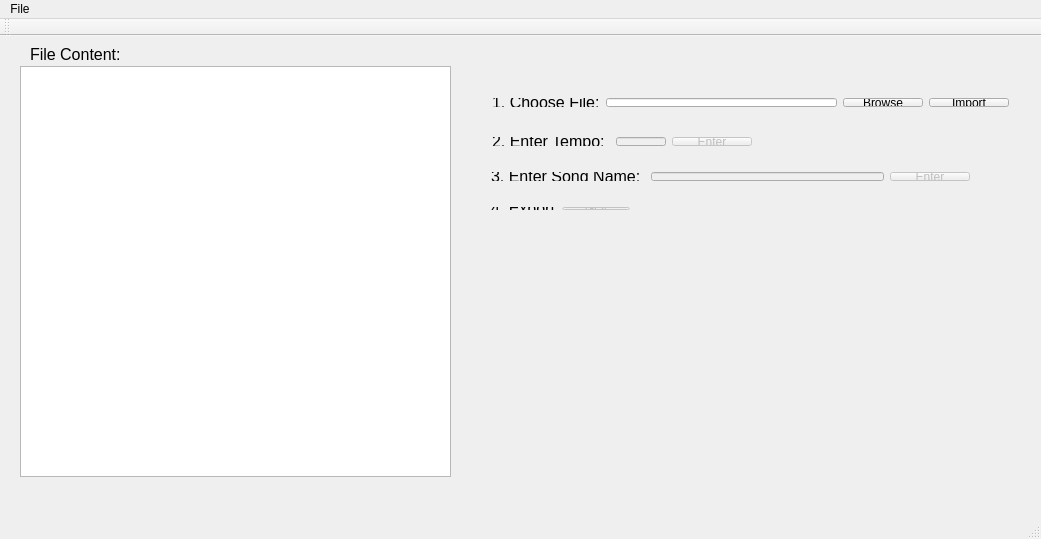
<?xml version="1.0" encoding="UTF-8"?>
<ui version="4.0">
 <class>MainWindow</class>
 <widget class="QMainWindow" name="MainWindow">
  <property name="geometry">
   <rect>
    <x>0</x>
    <y>0</y>
    <width>1041</width>
    <height>539</height>
   </rect>
  </property>
  <property name="windowTitle">
   <string>MainWindow</string>
  </property>
  <widget class="QWidget" name="centralWidget">
   <widget class="QTextBrowser" name="textBrowser">
    <property name="geometry">
     <rect>
      <x>20</x>
      <y>30</y>
      <width>431</width>
      <height>411</height>
     </rect>
    </property>
   </widget>
   <widget class="QLabel" name="label_4">
    <property name="geometry">
     <rect>
      <x>30</x>
      <y>10</y>
      <width>101</width>
      <height>16</height>
     </rect>
    </property>
    <property name="font">
     <font>
      <pointsize>12</pointsize>
     </font>
    </property>
    <property name="text">
     <string>File Content:</string>
    </property>
   </widget>
   <widget class="QWidget" name="layoutWidget">
    <property name="geometry">
     <rect>
      <x>481</x>
      <y>51</y>
      <width>539</width>
      <height>31</height>
     </rect>
    </property>
    <layout class="QHBoxLayout" name="horizontalLayout_3">
     <item>
      <layout class="QHBoxLayout" name="horizontalLayout">
       <item>
        <widget class="QLabel" name="label">
         <property name="font">
          <font>
           <pointsize>12</pointsize>
          </font>
         </property>
         <property name="text">
          <string>&lt;html&gt;&lt;head/&gt;&lt;body&gt;&lt;p&gt;1. Choose File: &lt;/p&gt;&lt;/body&gt;&lt;/html&gt;</string>
         </property>
        </widget>
       </item>
       <item>
        <widget class="QLineEdit" name="filePathEdit"/>
       </item>
       <item>
        <widget class="QPushButton" name="browseButton">
         <property name="text">
          <string>Browse</string>
         </property>
        </widget>
       </item>
      </layout>
     </item>
     <item>
      <widget class="QPushButton" name="importButton">
       <property name="enabled">
        <bool>true</bool>
       </property>
       <property name="text">
        <string>Import</string>
       </property>
      </widget>
     </item>
    </layout>
   </widget>
   <widget class="QWidget" name="layoutWidget">
    <property name="geometry">
     <rect>
      <x>481</x>
      <y>90</y>
      <width>282</width>
      <height>31</height>
     </rect>
    </property>
    <layout class="QHBoxLayout" name="horizontalLayout_4">
     <item>
      <layout class="QHBoxLayout" name="horizontalLayout_2">
       <item>
        <widget class="QLabel" name="label_2">
         <property name="font">
          <font>
           <pointsize>12</pointsize>
          </font>
         </property>
         <property name="text">
          <string>2. Enter Tempo: </string>
         </property>
        </widget>
       </item>
       <item>
        <widget class="QLineEdit" name="tempoEdit">
         <property name="enabled">
          <bool>false</bool>
         </property>
        </widget>
       </item>
      </layout>
     </item>
     <item>
      <widget class="QPushButton" name="enterButton">
       <property name="enabled">
        <bool>false</bool>
       </property>
       <property name="text">
        <string>Enter</string>
       </property>
      </widget>
     </item>
    </layout>
   </widget>
   <widget class="QWidget" name="layoutWidget">
    <property name="geometry">
     <rect>
      <x>480</x>
      <y>160</y>
      <width>161</width>
      <height>25</height>
     </rect>
    </property>
    <layout class="QHBoxLayout" name="horizontalLayout_5">
     <item>
      <widget class="QLabel" name="label_3">
       <property name="font">
        <font>
         <pointsize>12</pointsize>
        </font>
       </property>
       <property name="text">
        <string>4. Export</string>
       </property>
      </widget>
     </item>
     <item>
      <widget class="QPushButton" name="goButton">
       <property name="enabled">
        <bool>false</bool>
       </property>
       <property name="text">
        <string>GO!</string>
       </property>
      </widget>
     </item>
    </layout>
   </widget>
   <widget class="QWidget" name="layoutWidget">
    <property name="geometry">
     <rect>
      <x>480</x>
      <y>125</y>
      <width>501</width>
      <height>31</height>
     </rect>
    </property>
    <layout class="QHBoxLayout" name="horizontalLayout_7">
     <item>
      <layout class="QHBoxLayout" name="horizontalLayout_6">
       <item>
        <widget class="QLabel" name="label_5">
         <property name="font">
          <font>
           <pointsize>12</pointsize>
          </font>
         </property>
         <property name="text">
          <string>3. Enter Song Name: </string>
         </property>
        </widget>
       </item>
       <item>
        <widget class="QLineEdit" name="songNameEdit">
         <property name="enabled">
          <bool>false</bool>
         </property>
         <property name="maxLength">
          <number>8</number>
         </property>
        </widget>
       </item>
      </layout>
     </item>
     <item>
      <widget class="QPushButton" name="songNameButton">
       <property name="enabled">
        <bool>false</bool>
       </property>
       <property name="text">
        <string>Enter</string>
       </property>
      </widget>
     </item>
    </layout>
   </widget>
  </widget>
  <widget class="QMenuBar" name="menuBar">
   <property name="geometry">
    <rect>
     <x>0</x>
     <y>0</y>
     <width>1041</width>
     <height>21</height>
    </rect>
   </property>
   <widget class="QMenu" name="menuFile">
    <property name="title">
     <string>File</string>
    </property>
    <addaction name="actionExit"/>
   </widget>
   <addaction name="menuFile"/>
  </widget>
  <widget class="QToolBar" name="mainToolBar">
   <attribute name="toolBarArea">
    <enum>TopToolBarArea</enum>
   </attribute>
   <attribute name="toolBarBreak">
    <bool>false</bool>
   </attribute>
  </widget>
  <widget class="QStatusBar" name="statusBar"/>
  <action name="actionOpen">
   <property name="text">
    <string>Open</string>
   </property>
  </action>
  <action name="actionExit">
   <property name="text">
    <string>Exit</string>
   </property>
  </action>
 </widget>
 <layoutdefault spacing="6" margin="11"/>
 <resources/>
 <connections/>
</ui>
